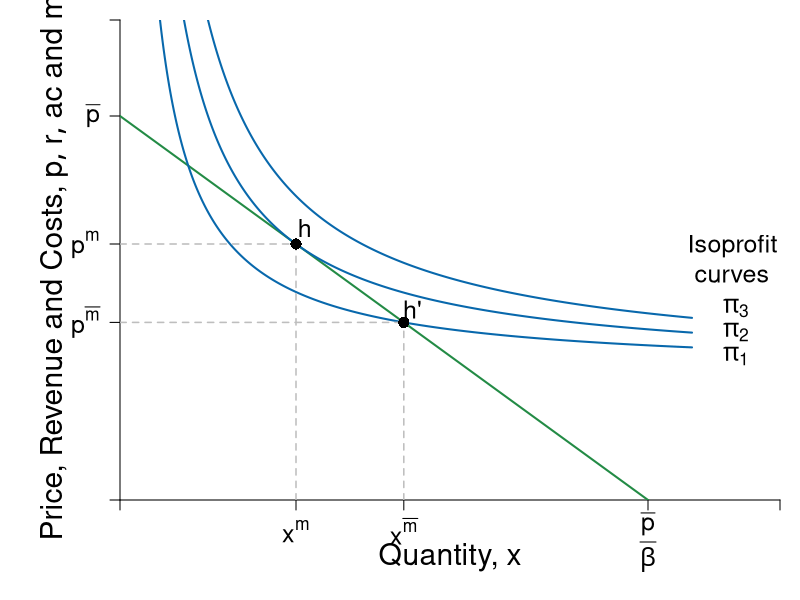

R code for this plot:
#Graph Designer: Simon Halliday + Scott Cohn
#Authors: Bowles and Halliday
#Title: Coordination, Conflict and Competition: A Text in Microeconomics

require(shape)
pdf(file = "firmmarketsupply/isoprofit_monopoly_profits.pdf", width = 9, height = 7)

#Set parameters for graphics
axislabelsize <- 1.8
labelsize <- 1.5
namesize <- 1.8
annotatesize <- 1.5
graphlinewidth <- 2
segmentlinewidth <- 1.5

COL <- c("#7fc97f", "#beaed4", "#fdc086", "#ffff99", "#386cb0", "#f0027f", "#bf5b17", "#666666")
COLA <- c("#e0f3db", "#99d8c9","#66c2a4","#41ae76", "#238b45", "#005824")
COLB <- c("#c6dbef", "#4eb3d3", "#2b8cbe", "#0868ac","#084081")

#Edited the margins to cater for the larger LHS labels
par(mar =  c(5, 6, 1, 1))

AvgRevenue <- function(x, rmax = 12, xmax = 12){
  rmax - (rmax/xmax)*x
}

MRevenue <- function(x, rmax = 12, xmax = 12){
  rmax - 2*(rmax/xmax)*x
}

AvgCost <- function(x, c0 = 2, c1 = 4){
  c0/x + c1
}

# From CORE
IsoProf <- function(x, k = 0, c0 = 2, c1 = 4){
  AvgCost(x) + k/x
}

xlims <- c(0, 15)
ylims <- c(0, 15)

npts <- 501 
x <- seq(xlims[1], xlims[2], length.out = npts)
y <- seq(ylims[1], ylims[2], length.out = npts) 
a <- c(13, 16.75, 19.25)

plot(0, 0, xlim = xlims, ylim = ylims, type = "n",
     xlab = expression(paste("")),
     ylab = expression(paste("")), 
     xaxt = "n", 
     yaxt = "n", 
     cex.lab = axislabelsize, 
     bty = "n",
     xaxs = "i", 
     yaxs = "i")


ticksy <- c(0, AvgRevenue(x = 4), AvgRevenue(x = 6.45), 12, ylims[2])
ylabels <- c(NA, expression(paste(p^{m})), expression(paste(p^{bar(m)})), expression(paste(bar(p))), NA)
ticksx <- c(0, 4, 6.45, 12, xlims[2])
xlabels <- c(NA, expression(paste(x^{m})), expression(paste(x^bar(m))), expression(paste(frac(bar(p),beta))), NA)


axis(1, at = ticksx, pos = 0, labels = FALSE)
text(x = c(0, 4, 6.45, 12, xlims[2]), par("usr")[3] - 0.4, labels = xlabels, srt = 0, pos = 1, xpd = TRUE, cex = labelsize)
axis(2, at = ticksy, pos = 0, labels = ylabels, las = 1, cex.axis = labelsize)

npts <- 500 
xx1 <- seq(xlims[1], xlims[2], length.out = npts)
xx2 <- seq(xlims[1], xlims[2] - 2, length.out = npts)
xx3 <- seq(2, 6, length.out = npts)

lines(xx1, AvgRevenue(xx1, rmax = 12, xmax = 12), col = COLA[5], lwd = graphlinewidth)
lines(xx2, IsoProf(xx2, k = 14), col = COLB[4], lwd = graphlinewidth)

# Iso Prof --- Too high/too low
lines(xx2, IsoProf(xx2, k = 8), col = COLB[4], lwd = graphlinewidth)
lines(xx2, IsoProf(xx2, k = 20), col = COLB[4], lwd = graphlinewidth)

#Label the axes
text(0.5*(xlims[2]), -1.8, expression(paste("Quantity, ", x)), xpd = TRUE, cex = axislabelsize) 
#text(0.5*(xlims[2]), -1.8, expression(paste("Output, ", x)), xpd = TRUE, cex = axislabelsize) 
text(-1.5, 0.5*ylims[2], expression(paste("Price, Revenue and Costs, ", list(p, r, ac), " and ", mc)), xpd = TRUE, cex = axislabelsize, srt = 90) 

#Label curves
text(xlims[2] - 1, 7, expression(paste("Isoprofit \n curves")), cex = labelsize)

text(xlims[2] - 1, 6, expression(paste(pi[3])), cex = labelsize)
text(xlims[2] - 1, 5.25, expression(paste(pi[2])), cex = labelsize)
text(xlims[2] - 1, 4.5, expression(paste(pi[1])), cex = labelsize)

#Draw segments for total costs
segments(0, AvgRevenue(x = 4), 4, AvgRevenue(x = 4), lty = 2, col = "gray" , lwd = segmentlinewidth)
segments(4, 0, 4, AvgRevenue(x = 4), lty = 2, col = "gray" , lwd = segmentlinewidth)

segments(0, AvgRevenue(x = 6.45), 6.45, AvgRevenue(x = 6.45), lty = 2, col = "gray" , lwd = segmentlinewidth)
segments(6.45, 0, 6.45, AvgRevenue(x = 6.45), lty = 2, col = "gray" , lwd = segmentlinewidth)

points(4, AvgRevenue(x = 4), pch = 16, col = "black", cex = 1.5)
text(4.2, AvgRevenue(x = 4) + 0.5, expression("h"), cex = labelsize)

points(6.45, AvgRevenue(x = 6.45), pch = 16, col = "black", cex = 1.5)
text(6.65, AvgRevenue(x = 6.45) + 0.4, expression("h'"), cex = labelsize)

dev.off()
